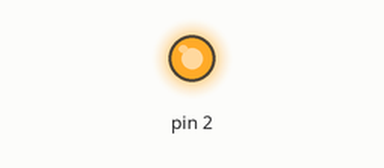
The sketch below on a simulated Arduino Uno, built with avr-gcc and run on an emulated ATmega328P. On the bench: output pins drawn as LEDs (lit = HIGH).

Above: at 0.1 s.
At 9.1 s:
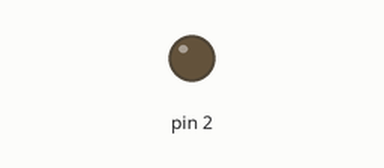
Timing chart, 0 to 10.6 s (numbered marks = the images above):
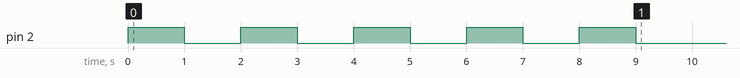

The sketch:

Question6.1-3.ino
```cpp
void led (int count) {
  int i;
  for (i = 0;i < count;i++) {
    digitalWrite (2, HIGH);
    delay (1000);
    digitalWrite (2, LOW);
    delay (1000);
  }
}

void setup () {
  Serial.begin (9600);
  pinMode (2, OUTPUT);

  led (5);
}

void loop () {

}
```
